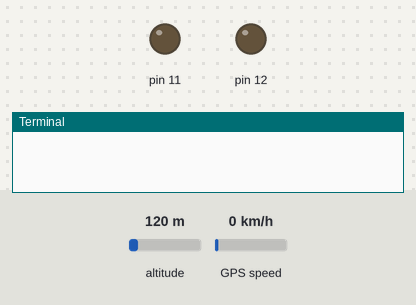
Recording of a program running on a simulated Raspberry Pi (header pin numbers). On the bench: output pins drawn as LEDs (lit = HIGH), the last lines printed to the terminal. The inputs (shaded band) are chosen by the test bench; at power-on: GPS speed 0 km/h, altitude 120 m. The GPS gets a fix after 3 s at 37.7749, -122.4194 with 8 satellites.

Above: at 1.1 s.
At 2.8 s:
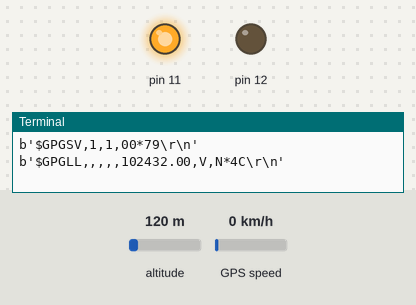
2.9 s: GPS speed set to 30 km/h
4.5 s: altitude set to 20 m
Timing chart, 0 to 7.5 s (numbered marks = the images above; inputs shaded):
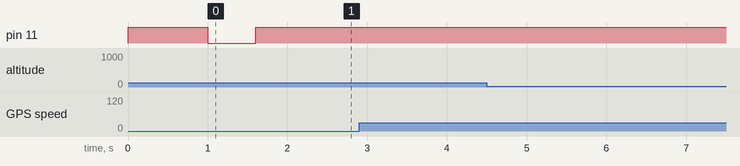

The program:

uc20.py
```python
'''
GPS Interfacing with Raspberry Pi using Pyhton
http://www.electronicwings.com
'''
import serial               #import serial pacakge
import RPi.GPIO as GPIO
from time import sleep
import sys

def main():
    print("main+\r\n")
    ser = serial.Serial(
        port='/dev/ttyS0',
        baudrate=115200,
        parity=serial.PARITY_NONE,
        stopbits=serial.STOPBITS_ONE,
        bytesize=serial.EIGHTBITS,
        timeout=1
        )

    try:
        while True:
            try:
                received_data = ser.readline()                   #read NMEA string received
            except AttributeError:
                received_data = ''

            print(received_data)

        print('2')
    except KeyboardInterrupt:
        print('3')
        sys.exit(0)

if __name__ == '__main__':
    GPIO.setwarnings(False)
    GPIO.setmode(GPIO.BOARD)
    GPIO.setup(11, GPIO.OUT) #pwr key
    GPIO.setup(12, GPIO.OUT) #rst key
    p13 = GPIO.setup(13, GPIO.IN) #status pin
    #GPIO.setup(40, GPIO.OUT)

    if (p13 != False):
        GPIO.output(12, GPIO.LOW)
        GPIO.output(11, GPIO.HIGH) #pwr key
        sleep(1)
        GPIO.output(11, GPIO.LOW)  #pwr key
        sleep(0.6)
        GPIO.output(11, GPIO.HIGH) #pwr key
        print("modem pwr on\r\n")
    else:
        print("modem already on\r\n")

    main()

                                        
```
